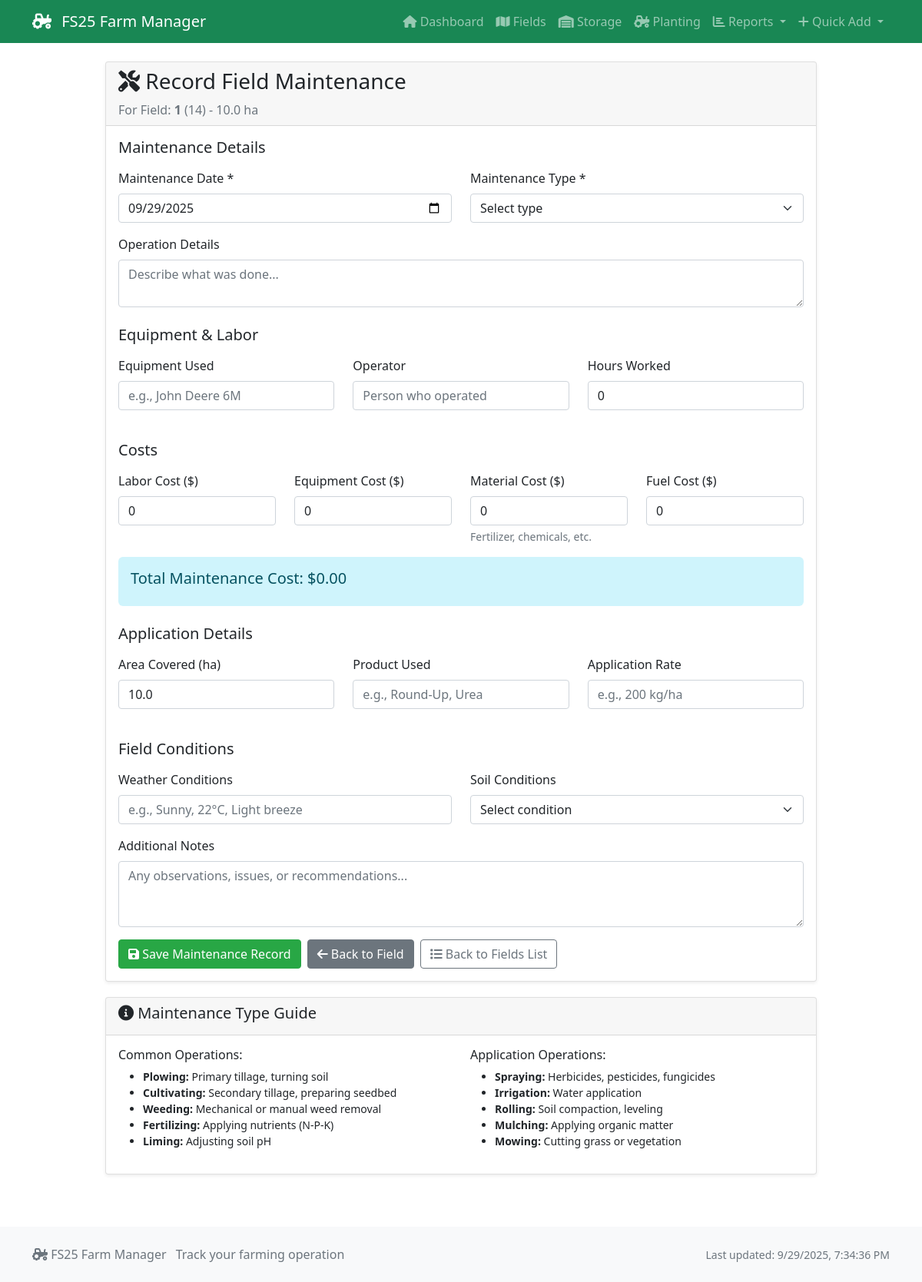
The app's page /fields/14/maintenance/add with its own data.
### tables this page shows
CREATE TABLE fields (
            field_id TEXT PRIMARY KEY,
            field_name TEXT NOT NULL,
            size_hectares REAL NOT NULL,
            soil_type TEXT,
            soil_ph REAL,
            organic_matter_percent REAL,
            drainage_rating TEXT,
            slope_percent REAL,
            gps_latitude REAL,
            gps_longitude REAL,
            purchase_price REAL,
            purchase_date DATE,
            current_value REAL,
            stone_percent REAL,
            notes TEXT,
            created_date TIMESTAMP DEFAULT CURRENT_TIMESTAMP,
            updated_date TIMESTAMP DEFAULT CURRENT_TIMESTAMP
        );

### app.py (the view, shortened to what this page needs)
@app.route('/fields/<field_id>/maintenance/add', methods=['GET', 'POST'])
def field_maintenance_add(field_id):
    conn = get_db_connection()
    if not conn:
        return redirect(url_for('fields_list'))
    field = conn.execute('''
        SELECT * FROM fields WHERE field_id = ?
    ''', (field_id,)).fetchone()
    if not field:
        flash('Field not found!', 'error')
        conn.close()
        return redirect(url_for('fields_list'))
    active_plantings = conn.execute('''
        SELECT planting_id, crop_type, variety, planting_date, status
        FROM planting_records
        WHERE field_id = ? AND status = 'Active'
        ORDER BY planting_date DESC
    ''', (field_id,)).fetchall()
    conn.close()
    return render_template('maintenance/field_add.html',
                         field=field,
                         active_plantings=active_plantings)

### app.py (called while the page is built)
def get_db_connection():
    if not os.path.exists(DATABASE_PATH):
        flash('Database not found! Please run database setup first.', 'error')
        return None
    conn = sqlite3.connect(DATABASE_PATH)
    conn.row_factory = sqlite3.Row  # This enables column access by name: row['field_name']
    return conn

### templates/maintenance/field_add.html (shortened to what this page needs)
{% extends "base.html" %}
{% block content %}
<div class="row">
    <div class="col-lg-10 mx-auto">
        <div class="card">
            <div class="card-header">
                <h3><i class="fas fa-tools"></i> Record Field Maintenance</h3>
                <p class="mb-0 text-muted">
                    For Field: <strong>{{ field.field_name }}</strong> ({{ field.field_id }}) - {{ field.size_hectares }} ha
                </p>
            </div>
            <div class="card-body">
                <form method="POST">
                    <h5 class="mb-3">Maintenance Details</h5>
                    <div class="row">
                        <div class="col-md-6">
                            <div class="mb-3">
                                <label for="maintenance_date" class="form-label">Maintenance Date *</label>
                                <input type="date" class="form-control" id="maintenance_date"
                                       name="maintenance_date" required>
                            </div>
                        </div>
                        <div class="col-md-6">
                            <div class="mb-3">
                                <label for="maintenance_type" class="form-label">Maintenance Type *</label>
                                <select class="form-select" id="maintenance_type" name="maintenance_type" required>
                                    <option value="">Select type</option>
                                </select>
                            </div>
                        </div>
                    </div>
                    <div class="mb-3">
                        <label for="operation_details" class="form-label">Operation Details</label>
                        <textarea class="form-control" id="operation_details" name="operation_details"
                                  rows="2" placeholder="Describe what was done..."></textarea>
                    </div>
                    <h5 class="mb-3 mt-4">Equipment & Labor</h5>
                    <div class="row">
                        <div class="col-md-4">
                            <div class="mb-3">
                                <label for="equipment_used" class="form-label">Equipment Used</label>
                                <input type="text" class="form-control" id="equipment_used"
                                       name="equipment_used" placeholder="e.g., John Deere 6M">
                            </div>
                        </div>
                        <div class="col-md-4">
                            <div class="mb-3">
                                <label for="operator_name" class="form-label">Operator</label>
                                <input type="text" class="form-control" id="operator_name"
                                       name="operator_name" placeholder="Person who operated">
                            </div>
                        </div>
                        <div class="col-md-4">
                            <div class="mb-3">
                                <label for="hours_worked" class="form-label">Hours Worked</label>
                                <input type="number" step="0.1" min="0" class="form-control"
                                       id="hours_worked" name="hours_worked" value="0">
                            </div>
                        </div>
                    </div>
                    <h5 class="mb-3 mt-4">Costs</h5>
                    <div class="row">
                        <div class="col-md-3">
                            <div class="mb-3">
                                <label for="labor_cost" class="form-label">Labor Cost ($)</label>
                                <input type="number" step="0.01" min="0" class="form-control"
                                       id="labor_cost" name="labor_cost" value="0" onchange="calculateTotal()">
                            </div>
                        </div>
                        <div class="col-md-3">
                            <div class="mb-3">
                                <label for="equipment_cost" class="form-label">Equipment Cost ($)</label>
                                <input type="number" step="0.01" min="0" class="form-control"
                                       id="equipment_cost" name="equipment_cost" value="0" onchange="calculateTotal()">
                            </div>
                        </div>
                        <div class="col-md-3">
                            <div class="mb-3">
                                <label for="material_cost" class="form-label">Material Cost ($)</label>
                                <input type="number" step="0.01" min="0" class="form-control"
                                       id="material_cost" name="material_cost" value="0" onchange="calculateTotal()">
                                <div class="form-text">Fertilizer, chemicals, etc.</div>
                            </div>
                        </div>
                        <div class="col-md-3">
                            <div class="mb-3">
                                <label for="fuel_cost" class="form-label">Fuel Cost ($)</label>
                                <input type="number" step="0.01" min="0" class="form-control"
                                       id="fuel_cost" name="fuel_cost" value="0" onchange="calculateTotal()">
                            </div>
                        </div>
                    </div>
                    <div class="alert alert-info">
                        <h5>Total Maintenance Cost: $<span id="total-cost">0.00</span></h5>
                    </div>
                    <h5 class="mb-3 mt-4">Application Details</h5>
                    <div class="row">
                        <div class="col-md-4">
                            <div class="mb-3">
                                <label for="area_covered_ha" class="form-label">Area Covered (ha)</label>
                                <input type="number" step="0.1" min="0" class="form-control"
                                       id="area_covered_ha" name="area_covered_ha"
                                       value="{{ field.size_hectares }}">
                            </div>
                        </div>
                        <div class="col-md-4">
                            <div class="mb-3">
                                <label for="product_used" class="form-label">Product Used</label>
                                <input type="text" class="form-control" id="product_used"
                                       name="product_used" placeholder="e.g., Round-Up, Urea">
                            </div>
                        </div>
                        <div class="col-md-4">
                            <div class="mb-3">
                                <label for="application_rate" class="form-label">Application Rate</label>
                                <input type="text" class="form-control" id="application_rate"
                                       name="application_rate" placeholder="e.g., 200 kg/ha">
                            </div>
                        </div>
                    </div>
                    <h5 class="mb-3 mt-4">Field Conditions</h5>
                    <div class="row">
                        <div class="col-md-6">
                            <div class="mb-3">
                                <label for="weather_conditions" class="form-label">Weather Conditions</label>
                                <input type="text" class="form-control" id="weather_conditions"
                                       name="weather_conditions" placeholder="e.g., Sunny, 22°C, Light breeze">
                            </div>
                        </div>
                        <div class="col-md-6">
                            <div class="mb-3">
                                <label for="soil_conditions" class="form-label">Soil Conditions</label>
                                <select class="form-select" id="soil_conditions" name="soil_conditions">
                                    <option value="">Select condition</option>
                                </select>
                            </div>
                        </div>
                    </div>
                    <div class="mb-3">
                        <label for="notes" class="form-label">Additional Notes</label>
                        <textarea class="form-control" id="notes" name="notes" rows="3"
                                  placeholder="Any observations, issues, or recommendations..."></textarea>
                    </div>
                    <div class="d-flex gap-2">
                        <button type="submit" class="btn btn-success">
                            <i class="fas fa-save"></i> Save Maintenance Record
                        </button>
                        <a href="{{ url_for('field_detail', field_id=field.field_id) }}"
                           class="btn btn-secondary">
                            <i class="fas fa-arrow-left"></i> Back to Field
                        </a>
                        <a href="{{ url_for('fields_list') }}" class="btn btn-outline-secondary">
                            <i class="fas fa-list"></i> Back to Fields List
                        </a>
                    </div>
                </form>
            </div>
        </div>
        <div class="card mt-3">
            <div class="card-header">
                <h5><i class="fas fa-info-circle"></i> Maintenance Type Guide</h5>
            </div>
            <div class="card-body">
                <div class="row">
                    <div class="col-md-6">
                        <h6>Common Operations:</h6>
                        <ul class="small">
                            <li><strong>Plowing:</strong> Primary tillage, turning soil</li>
                            <li><strong>Cultivating:</strong> Secondary tillage, preparing seedbed</li>
                            <li><strong>Weeding:</strong> Mechanical or manual weed removal</li>
                            <li><strong>Fertilizing:</strong> Applying nutrients (N-P-K)</li>
                            <li><strong>Liming:</strong> Adjusting soil pH</li>
                        </ul>
                    </div>
                    <div class="col-md-6">
                        <h6>Application Operations:</h6>
                        <ul class="small">
                            <li><strong>Spraying:</strong> Herbicides, pesticides, fungicides</li>
                            <li><strong>Irrigation:</strong> Water application</li>
                            <li><strong>Rolling:</strong> Soil compaction, leveling</li>
                            <li><strong>Mulching:</strong> Applying organic matter</li>
                            <li><strong>Mowing:</strong> Cutting grass or vegetation</li>
                        </ul>
                    </div>
                </div>
            </div>
        </div>
    </div>
</div>
{% endblock %}

### static/css/style.css (style rules this page uses)
.card { margin-bottom: 20px; box-shadow: 0 0.125rem 0.25rem rgba(0, 0, 0, 0.075); }
.btn-success { background-color: #28a745; border-color: #28a745; }
.alert { border: none; border-radius: 0.375rem; }

### records on screen
fields: field_name "1", field_id "14", size_hectares "10.0", area_covered_ha "10.0"
